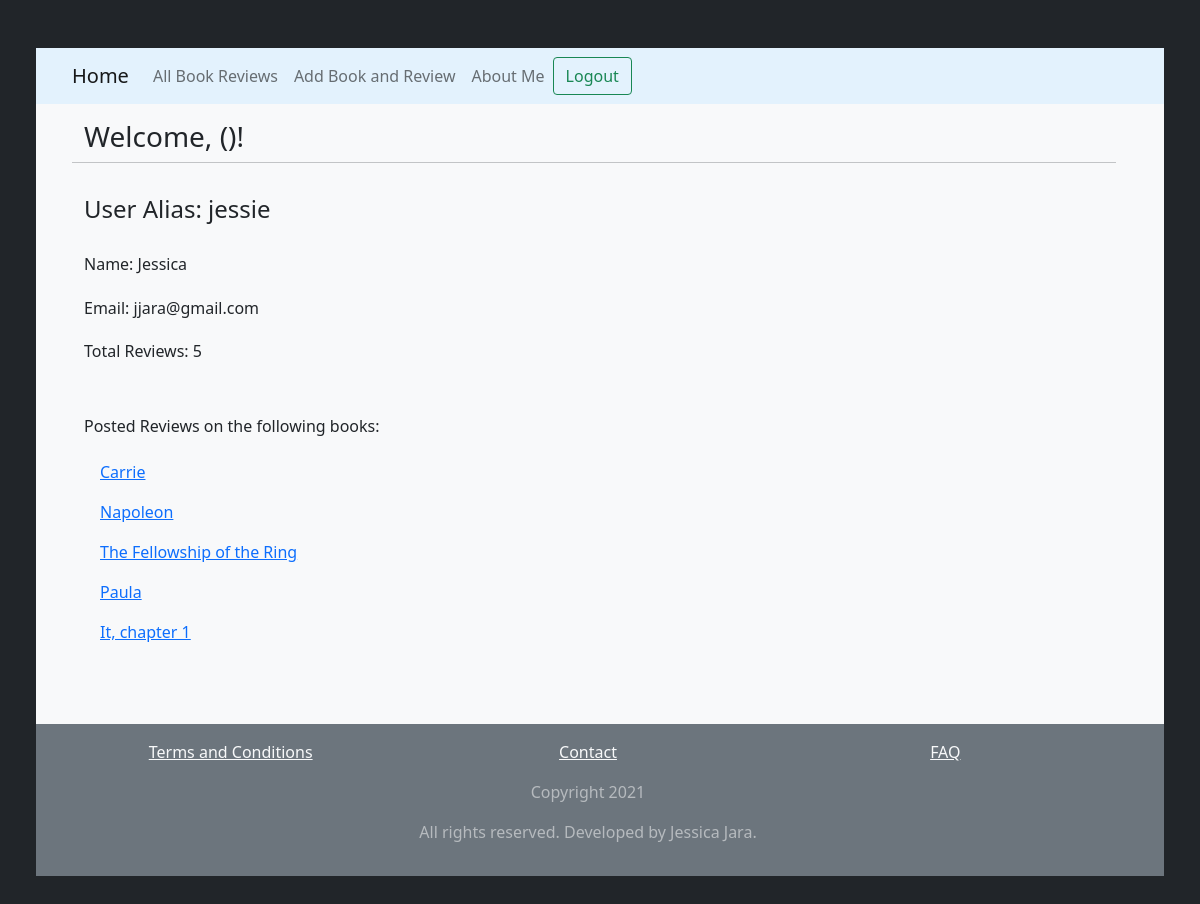
Page /users/1/ (signed in) on the committed database.
### dojo/models.py (models this page shows, shortened)
class User(models.Model):
    name = models.CharField(max_length=255)
    alias = models.CharField(max_length=255)
    email = models.CharField(max_length=255, unique=True)
    password = models.CharField(max_length=255)
    created_at = models.DateTimeField(auto_now_add=True)
    updated_at = models.DateTimeField(auto_now=True)
    objects = UserManager()

class Review(models.Model):
    review = models.TextField()
    rating = models.IntegerField()
    user = models.ForeignKey(User, related_name="review", on_delete=models.CASCADE) # the user who reviewed a given book
    book = models.ForeignKey(Book, related_name="review_detail", on_delete=models.CASCADE) # the book which got a review
    created_at = models.DateTimeField(auto_now_add=True)
    updated_at = models.DateTimeField(auto_now=True)
    objects = ReviewManager()

class Book(models.Model):
    title = models.CharField(max_length=255)
    user = models.ForeignKey(User, related_name="reviewed", on_delete=models.CASCADE) # the user who reviewed a given book
    users = models.ManyToManyField(User, related_name="user_books") # a list of users who have reviewed a given book
    author = models.ForeignKey(Author, related_name="books", on_delete=models.CASCADE) # the user who reviewed a given book
    created_at = models.DateTimeField(auto_now_add=True)
    updated_at = models.DateTimeField(auto_now=True)
    objects = BookManager()

### dojo/decorators.py (the view)
    def wrapper(request, *args, **kwargs):
        if 'user_data' not in request.session:
            return redirect(reverse("my_index"))
        resp = function(request, *args, **kwargs)
        return resp

### dojo/views.py (called while the page is built)
@login_required
def users(request, user_id):
    this_user = User.objects.get(id=user_id)
    user_reviews = Review.objects.filter(user=this_user).order_by('-id')
    total_reviews = Review.objects.filter(user=this_user).count()
    context = {
        'user_reviews': user_reviews,
        'total_reviews': total_reviews,
        'this_user': this_user
    }
    return render(request, "book_user.html", context)

### dojo/templates/book_user.html (shortened to what this page needs)
{% extends "base.html" %}
{% block content %}
    {% include "menu.html" %}
    <div class="row">
        <div class="row py-3 ps-5">
            <h3>Welcome, {{ request.session.user_data.name }} ({{ request.session.user_data.alias }})!</h3>
            <hr>
            <div class="col-6 pt-3 pb-5">
                <div class="row pb-4">
                    <h4>User Alias: {{ this_user.alias }}</h4>
                </div>
                <div class="row mb-3">
                    <h6>Name: {{ this_user.name }}</h6>
                </div>
                <div class="row mb-3">
                    <h6>Email: {{ this_user.email }}</h6>
                </div>
                <div class="row mb-5">
                    <h6>Total Reviews: {{ total_reviews }}</h6>
                </div>
                {% if user_reviews %}
                    <div class="row mb-3 mt-3">
                        <h6>Posted Reviews on the following books: </h6>
                    </div>
                    {% for review in user_reviews %}
                        <div class="row mb-3 ps-3">
                            <a href="{% url 'my_book' book_id=review.book.id %}">{{ review.book.title }}</a>
                        </div>
                    {% endfor %}
                {% else %}
                    <div class="row mb-3">
                        <p>This user has not made any book review</p>
                    </div>
                {% endif %}
            </div>
        </div>
    </div>
{% endblock %}

### rows in the picture
User: alias "jessie", name "Jessica", email "jjara@gmail.com"
Review: book "Carrie"
Review: book "Napoleon"
Review: book "The Fellowship of the Ring"
Review: book "Paula"
Review: book "It, chapter 1"

### other values in the picture
{{ total_reviews }} "5"
